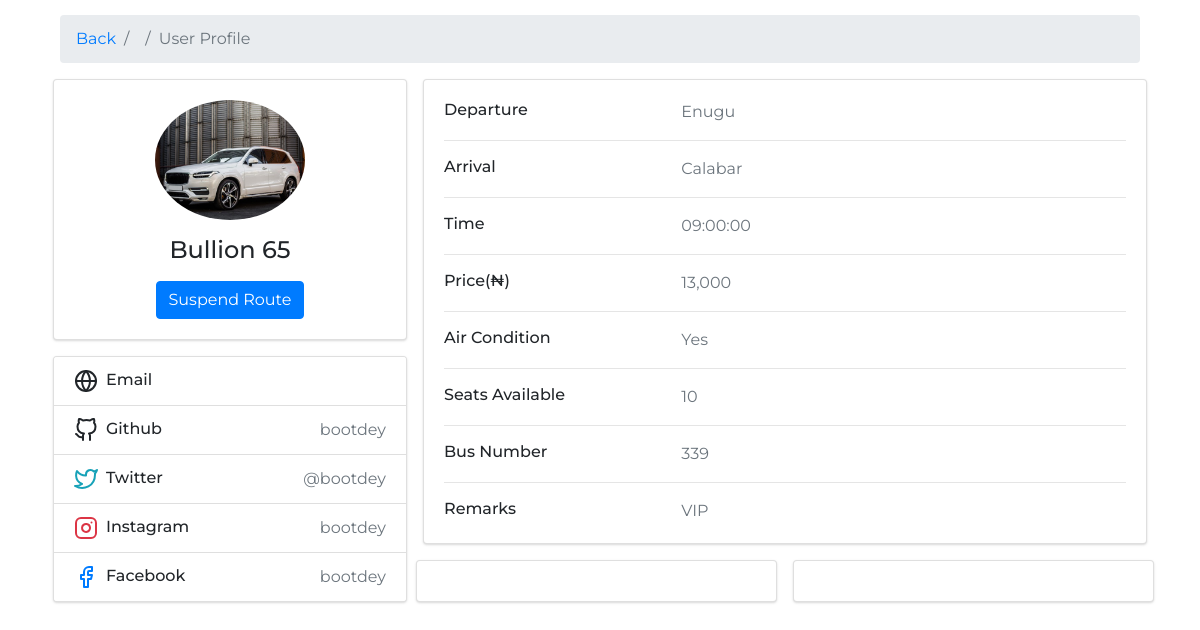
Page /admin/bus_full_details.php?staff_id=10&action=bus_management&bus_id=3 (signed in) on the committed database.
### tables this page shows
CREATE TABLE `bus_management` (
  `id` int(11) NOT NULL,
  `bus_no` int(11) NOT NULL,
  `bus_name` varchar(255) NOT NULL,
  `pic` varchar(11) NOT NULL,
  `seats` int(11) NOT NULL,
  `departure` varchar(244) NOT NULL,
  `arrival` varchar(255) NOT NULL,
  `time_` time NOT NULL,
  `price` decimal(13,2) NOT NULL,
  `ac` varchar(11) NOT NULL,
  `remarks` text NOT NULL,
  `suspend_bus` int(11) NOT NULL
);

### includes/class-select.php (called while the page is built, shortened)
<?php
require_once('load.php');
if (!class_exists('SELECTS')) {
   class SELECTS {
   public function load_single_user($id,$table){
   global $db;
   $query = "SELECT * FROM $table WHERE id = '$id'";
   $obj= $db->select($query);
   return $obj[0];
   }
public function get_suspended_bus($bus_id){
global $db;
$table = 'bus_management';
$query = $db->get_results("SELECT * FROM $table WHERE id = '$bus_id'");
$result = mysqli_num_rows($query);
if ($result == 1) {
while ($row = mysqli_fetch_assoc($query)) {
return $row['suspend_bus'];
}
}
}
}
}
$select = new SELECTS;
 ?>

### includes/class-db.php (called while the page is built, shortened)
<?php
if (!class_exists('DB')) {
  class DB {
    public function __construct(){
    $mysqli = new mysqli('localhost','root','','transport');
  $this->conn = $mysqli;
}
public function  get_results($query){
  $result = $this->conn->query($query);
  return $result;
}
public function select($query){
  $results = array();
  $result = $this->conn->query($query);
  while ($obj = $result->fetch_object()) {
  $results[] = $obj;
 }
  return $results;
 }
}
}
$db = new DB;
 ?>

### admin/bus_full_details.php (the view, shortened to what this page needs)
<?php
require_once('../includes/load.php');
if (isset($_GET['bus_id'])) {
$bus_id = $_GET['bus_id'];
$table = "bus_management";
$load = $select->load_single_user($bus_id,$table);
}
if (!isset($_GET['staff_id'])) {
header("location:admin_login.php");
}else {
  $staff_id = $_GET['staff_id'];
}
?>
<!DOCTYPE html>
<html lang="en" dir="ltr">
<head>
<link rel="stylesheet" href="../css/mycss/staff_profile.css">
<link rel="stylesheet" href="https://stackpath.bootstrapcdn.com/font-awesome/4.7.0/css/font-awesome.min.css">
<link rel="stylesheet" href="https://stackpath.bootstrapcdn.com/bootstrap/4.5.2/css/bootstrap.min.css">
</head>
<body style="font-family: 'Montserrat', sans-serrif;">
<div class="container">
<div class="main-body">
<nav aria-label="breadcrumb" class="main-breadcrumb">
<ol class="breadcrumb">
<li class="breadcrumb-item"><a href="admin_dashboard.php?staff_id=<?php echo $staff_id; ?>&action=bus_management">Back</a></li>
<li class="breadcrumb-item"><a href="#"></a></li>
<li class="breadcrumb-item active" aria-current="page">User Profile</li>
</ol>
</nav>
<div class="row gutters-sm">
<div class="col-md-4 mb-3">
<div class="card">
<div class="card-body">
<div class="d-flex flex-column align-items-center text-center">
<img src="bus_images/<?php echo $load->pic; ?>" alt="Admin" class="rounded-circle" width="150">
<div class="mt-3">
<h4><?php echo $load->bus_name; ?></h4>
<?php
$suspended = $select->get_suspended_bus($bus_id);
if ($suspended == 1) {
 ?>
<a href="?staff_id=<?php echo $staff_id ?>&bus_id=<?php echo $bus_id ?>&resume_id=<?php echo $bus_id ?>" class="btn btn-primary">Resume Route</a>
<?php }else {
 ?>
 <a href="?staff_id=<?php echo $staff_id ?>&bus_id=<?php echo $bus_id ?>&suspension_id=<?php echo $bus_id ?>" class="btn btn-primary">Suspend Route</a>
<?php } ?>
</div>
</div>
</div>
</div>
<div class="card mt-3">
<ul class="list-group list-group-flush">
<li class="list-group-item d-flex justify-content-between align-items-center flex-wrap">
<h6 class="mb-0">Email</h6>
</li>
<li class="list-group-item d-flex justify-content-between align-items-center flex-wrap">
<h6 class="mb-0">Github</h6>
<span class="text-secondary">bootdey</span>
</li>
<li class="list-group-item d-flex justify-content-between align-items-center flex-wrap">
<h6 class="mb-0">Twitter</h6>
<span class="text-secondary">@bootdey</span>
</li>
<li class="list-group-item d-flex justify-content-between align-items-center flex-wrap">
<h6 class="mb-0">Instagram</h6>
<span class="text-secondary">bootdey</span>
</li>
<li class="list-group-item d-flex justify-content-between align-items-center flex-wrap">
<h6 class="mb-0">Facebook</h6>
<span class="text-secondary">bootdey</span>
</li>
</ul>
</div>
</div>
<div class="col-md-8">
<div class="card mb-3">
<div class="card-body">
<div class="row">
<div class="col-sm-4">
<h6 class="mb-0">Departure</h6>
</div>
<div class="col-sm-8 text-secondary">
<?php echo $load->departure ?>
</div>
</div>
<hr>
<div class="row">
<div class="col-sm-4">
<h6 class="mb-0">Arrival</h6>
</div>
<div class="col-sm-8 text-secondary">
<?php echo $load->arrival ?>
</div>
</div>
<hr>
<div class="row">
<div class="col-sm-4">
<h6 class="mb-0">Time</h6>
</div>
<div class="col-sm-8 text-secondary">
<?php echo $load->time_ ?>
</div>
</div>
<hr>
<div class="row">
<div class="col-sm-4">
<h6 class="mb-0">Price(₦)</h6>
</div>
<div class="col-sm-8 text-secondary">
<?php echo number_format($load->price); ?>
</div>
</div>
<hr>
<div class="row">
<div class="col-sm-4">
<h6 class="mb-0">Air Condition</h6>
</div>
<div class="col-sm-8 text-secondary">
<?php echo $load->ac ?>
</div>
</div>
<hr>
<div class="row">
<div class="col-sm-4">
<h6 class="mb-0">Seats Available</h6>
</div>
<div class="col-sm-8 text-secondary">
<?php echo $load->seats ?>
</div>
</div>
<hr>
<div class="row">
<div class="col-sm-4">
<h6 class="mb-0">Bus Number</h6>
</div>
<div class="col-sm-8 text-secondary">
<?php echo $load->bus_no ?>
</div>
</div>
<hr>
<div class="row">
<div class="col-sm-4">
<h6 class="mb-0">Remarks</h6>
</div>
<div class="col-sm-8 text-secondary">
<?php echo $load->remarks ?>
</div>
</div>
</div>
</div>
<div class="row gutters-sm">
<div class="col-sm-6 mb-3">
<div class="card h-100">
<div class="card-body">
</div>
</div>
</div>
<div class="col-sm-6 mb-3">
<div class="card h-100">
<div class="card-body">
</div>
</div>
</div>
</div>
</div>
</div>
</div>
</div>
</body>
</html>

### css/mycss/staff_profile.css (style rules this page uses)
body { margin-top:20px; color: #1a202c; text-align: left; background-color: #e2e8f0; }
.main-body { padding: 15px; }
.card { box-shadow: 0 1px 3px 0 rgba(0,0,0,.1), 0 1px 2px 0 rgba(0,0,0,.06); }
.card { position: relative; display: flex; flex-direction: column; min-width: 0; word-wrap: break-word; background-color: #fff; background-clip: border-box; border: 0 solid rgba(0,0,0,.125); border-radius: .25rem; }
.card-body { flex: 1 1 auto; min-height: 1px; padding: 1rem; }
.gutters-sm { margin-right: -8px; margin-left: -8px; }
.gutters-sm>.col, .gutters-sm>[class*=col-] { padding-right: 8px; padding-left: 8px; }
.mb-3, .my-3 { margin-bottom: 1rem!important; }
.h-100 { height: 100%!important; }

### rows in the picture
bus_management: pic (picture), bus_name "Bullion 65", departure "Enugu", arrival "Calabar", time_ "09:00:00", price "13,000", ac "Yes", seats "10", bus_no "339", remarks "VIP"
